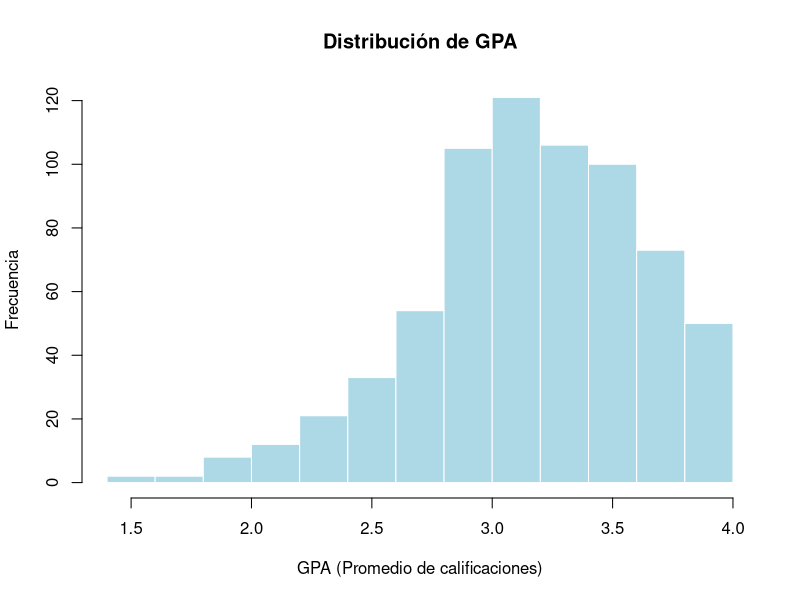
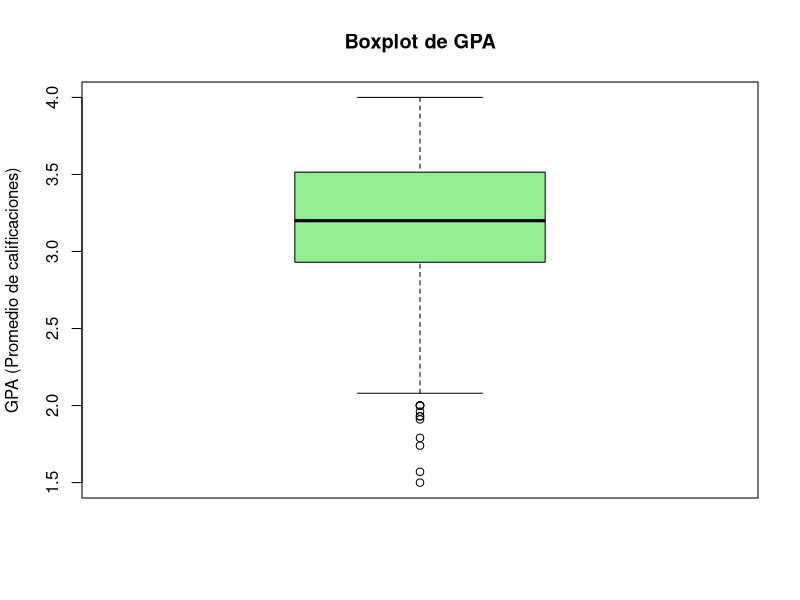
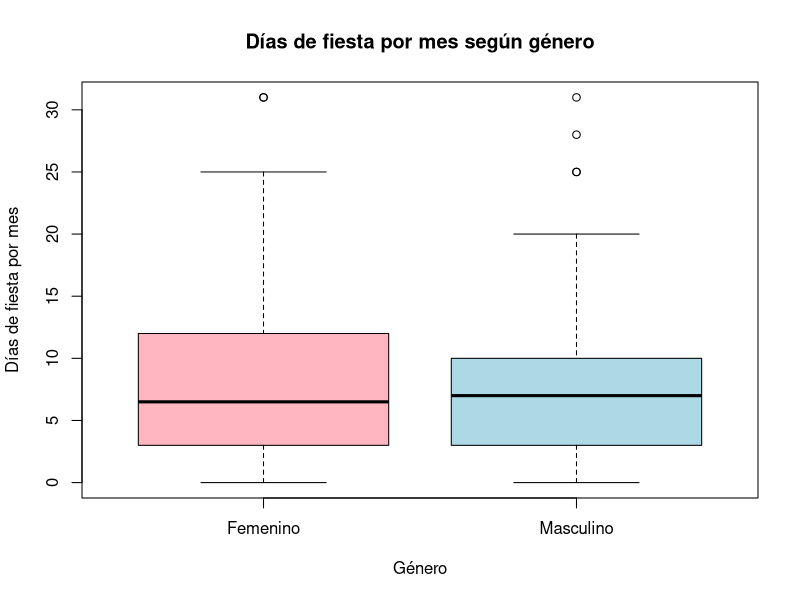

Write R code to recreate these figures, in order. (Note: this script raises an error after producing the figures.)
# Maestría en Ciencia de Datos - FCyT - UADER
# Seminario 1. Técnicas de Análisis en Ciencias de Datos
# Trabajo Práactico 2. Estimación de parámetros. Correlaciones entre variables. Gráficos. Pruebas de Hipóotesis.


# MARTIN ARREJIN - PAMELA BONADEO - SANTIAGO GRINÓVERO - PAOLO ORUNDES CARDINALI
#CODIGO EN REPO https://github.com/orundescardinalipaolo/cdd

# Trabajando con una base de datos.
# Carge en su área de trabajo el archivo Student0405.txt. Esta base contiene datos recolectados durante 2004 a 2005 de estudiantes en clases de estdística de una Universidad de Estados Unidos. Las variables consideradas son: género (Sex), promedio de calificaciones (GPA), importancia de la religión en sus vidas (ReligImp), cantidad de faltas en promedio por semana (MissClass), ubicación en el aula (Seat), días de fiesta en un mes (PartyDays), horas semanales de estudio (StudyHrs). Importe los datos y luego realice las siguientes actividades:


# a) Ejecute comandos para visualizar su base de datos y las variables: attach(datos), View(datos), head(datos), str(datos).

  # Cargar la base de datos
  # datos <- read.table("seminario1/Student0405.txt", header = TRUE)
  
  #View(datos)
  
  # Nos muestra el siguiente error: 
  # Error en scan(file = file, what = what, sep = sep, quote = quote, dec = dec, : line 98 did not have 7 elements

  #¿solucion provisoria? ¿O hay que revisar la fuente?
  #datos <- read.table("Student0405.txt", header = TRUE, fill = TRUE, strip.white = TRUE)

  #solución definitiva usar sep="\t" para separar por tabulaciones
  datos <- read.delim("Student0405.txt", sep="\t", header = TRUE)

  #adjunta la base de datos
  attach(datos)
  
  #abre una nueva ventana tipo excel con los datos
  View(datos)

  str(datos)
  #devuelve:
  # 'data.frame':	690 obs. of  7 variables:
  #   $ Sex      : chr  "Female" "Male" "Female" "Female" ...
  # $ GPA      : chr  "3.70" "3.20" "3.01" "3.77" ...
  # $ ReligImp : chr  "Fairly" "Fairly" "Fairly" "Not" ...
  # $ MissClass: chr  "1" "3" "0" "0" ...
  # $ Seat     : chr  "Back" "Front" "Middle" "Middle" ...
  # $ PartyDays: int  5 3 8 0 8 2 1 2 15 1 ...
  # $ StudyHrs : int  3 30 16 4 12 20 4 15 7 40 ...
   
  #muestra los encabezados
  head(datos)
  
  # Sex  GPA ReligImp MissClass   Seat PartyDays StudyHrs
  # 1 Female 3.70   Fairly         1   Back         5        3
  # 2   Male 3.20   Fairly         3  Front         3       30
  # 3 Female 3.01   Fairly         0 Middle         8       16
  # 4 Female 3.77      Not         0 Middle         0        4
  # 5   Male 3.28      Not         0 Middle         8       12
  # 6 Female 2.80   Fairly         0 Middle         2       20
  
  
# b) Identifique tamaño muestral y cantidad de variables.
  
  nrow(datos)   # cantidad de observaciones (total = 690)
  #salida: [1] 690
  
  ncol(datos)   # cantidad de variables (total = 7)
  #salida: [1] 7
  
  dim(datos)    # muestra ambas cosas: filas y columnas (total 690 7)
  #salida: [1] 690   7
  
 
# c) Determine qué variables son cuantitativas y cuáles son cualitativas. Entre las cuantitativas, ¿hay variables discretas? Las variables cualitativas, ¿qué categorías tienen?
  
  #primero revisamos la estructura
  str(datos)
  summary(datos)
  
  # >   str(datos)
  # 'data.frame':	690 obs. of  7 variables:
  #   $ Sex      : chr  "Female" "Male" "Female" "Female" ...
  # $ GPA      : num  3.7 3.2 3.01 3.77 3.28 2.8 2.5 3.11 3.15 3.44 ...
  # $ ReligImp : chr  "Fairly" "Fairly" "Fairly" "Not" ...
  # $ MissClass: int  1 3 0 0 0 0 3 0 2 0 ...
  # $ Seat     : chr  "Back" "Front" "Middle" "Middle" ...
  # $ PartyDays: int  5 3 8 0 8 2 1 2 15 1 ...
  # $ StudyHrs : int  3 30 16 4 12 20 4 15 7 40 ...

   
  # >   summary(datos)
  # Sex                 GPA          ReligImp           MissClass     
  # Length:690         Min.   :1.500   Length:690         Min.   :0.0000  
  # Class :character   1st Qu.:2.930   Class :character   1st Qu.:0.0000  
  # Mode  :character   Median :3.200   Mode  :character   Median :1.0000  
  # Mean   :3.179                      Mean   :0.9086  
  # 3rd Qu.:3.515                      3rd Qu.:1.0000  
  # Max.   :4.000                      Max.   :6.0000  
  # NA's   :3                          NA's   :1       
  # Seat             PartyDays         StudyHrs    
  # Length:690         Min.   : 0.000   Min.   : 0.00  
  # Class :character   1st Qu.: 3.000   1st Qu.: 6.25  
  # Mode  :character   Median : 7.000   Median :10.00  
  # Mean   : 7.501   Mean   :13.16  
  # 3rd Qu.:11.000   3rd Qu.:16.00  
  # Max.   :31.000   Max.   :70.00  
  # NA's   :4 
  
  #Convertir en tabla para el Rmd:
  # Variable    | Descripción                | Tipo                                                            |
  #   | ----------- | -------------------------- | --------------------------------------------------------------- |
  #   | `Sex`       | Género                     | Cualitativa                                                     |
  #   | `GPA`       | Promedio de calificaciones | Cuantitativa continua                                           |
  #   | `ReligImp`  | Importancia de la religión | Cualitativa ordinal o cuantitativa discreta, según codificación |
  #   | `MissClass` | Faltas promedio por semana | Cuantitativa discreta                                           |
  #   | `Seat`      | Ubicación en el aula       | Cualitativa                                                     |
  #   | `PartyDays` | Días de fiesta en un mes   | Cuantitativa discreta                                           |
  #   | `StudyHrs`  | Horas semanales de estudio | Cuantitativa continua o discreta, según registro                |
     
  
  #Respuesta: Las variables cuantitativas son GPA, MissClass, PartyDays y StudyHrs, ya que representan mediciones o conteos numéricos. Entre ellas, MissClass y PartyDays pueden considerarse discretas porque expresan cantidades contables.
  # Las variables cualitativas son Sex, Seat y ReligIm. La variable Sex clasifica a los estudiantes según género, Seat indica la ubicación en el aula y ReligImp representa una escala de importancia, por lo que se interpreta como cualitativa ordinal.
  
  #Las variables cualitativas, ¿qué categorías tienen?
  
  table(datos$Sex)
  #salida:
  #Female   Male 
  #382    308 
  
  table(datos$Seat)
  #salida:
  # Back  Front Middle 
  # 1    134    151    404 
  
  table(datos$ReligImp)
  # Fairly    Not   Very 
  # 319    222    149 

  #acá preguntar en la clase de consulta por los 0, 1 y 2 que tal vez al estar "dañada" la bd (ejercicio a), está mal intepretando los valores y por eso trae 0, 1 y 2 cuando no debería... (Resuelto en la clase de consulta con Santiago Diaz el 29 de abril de 2026)
  
     
#   d) Obtenga un resumen numérico para GPA que contenga: mínimo, máximo, Q1, Q3, mediana, media, desvío estándar y varianza. Además, realice dos gráficos distintos que le permitan describir la distribución de esta variable. ¿Qué puede decir acerca de su distribución?
  
  resumen_GPA <- data.frame(
    Minimo = min(datos$GPA, na.rm = TRUE),
    Q1 = quantile(datos$GPA, 0.25, na.rm = TRUE),
    Mediana = median(datos$GPA, na.rm = TRUE),
    Media = mean(datos$GPA, na.rm = TRUE),
    Q3 = quantile(datos$GPA, 0.75, na.rm = TRUE),
    Maximo = max(datos$GPA, na.rm = TRUE),
    Desvio_Estandar = sd(datos$GPA, na.rm = TRUE),
    Varianza = var(datos$GPA, na.rm = TRUE)
  )
  
  resumen_GPA
  #Salida:  
  # Minimo  Q1     Mediana    Media    Q3       Maximo   Desvio_Estandar  Varianza
  # 25%     1.5     2.93      3.2     3.179214  3.515 4
  #0.4533599    0.2055352
  

  #Comentario: El histograma permite analizar la forma general de la distribución, mientras que el boxplot permite identificar la mediana, la dispersión y la posible existencia de valores atípicos.
  
  #Gráfico 1: Histograma
  hist(datos$GPA,
       main = "Distribución de GPA",
       xlab = "GPA (Promedio de calificaciones)",
       ylab = "Frecuencia",
       col = "lightblue",
       border = "white")
  
  #Respuesta: En el histograma se observa que la variable GPA presenta valores concentrados alrededor de la zona central hacia la derecha de la distribución más precisamente en el ranzo entre 2.9 y 3.5
  
  #Gráfico 2: Boxplot
  boxplot(datos$GPA,
          main = "Boxplot de GPA",
          ylab = "GPA (Promedio de calificaciones)",
          col = "lightgreen")
  
    #Respuesta: En el boxplot de GPA se observa que la mayoría de las calificaciones se concentran entre aproximadamente 2.9 y 3.5 (coincidente con el diagrama anterior), con una mediana cercana a 3.2 (donde está linea negra en el centro del recuadro, esto quiere decir que la mitad está por debajo de ésta línea y la otra mitad por encima). Además, aparecen algunos valores atípicos inferiores, lo que indica que existen pocos estudiantes con GPA bastante más bajo que el resto. En general, los datos se concentran en valores medios-altos.
  
   
#   e) Realice un resumen numérico y un gráfico que le permita conjeturar si las mujeres van más a fiestas que los varones. Describa lo que observa.
  
  aggregate(PartyDays ~ Sex, data = datos, summary)
  #Salida
  # Sex PartyDays.Min. PartyDays.1st Qu. PartyDays.Median PartyDays.Mean
  # 1 Female       0.000000          3.000000         6.500000       7.539267
  # 2   Male       0.000000          3.000000         7.000000       7.454545
  # PartyDays.3rd Qu. PartyDays.Max.
  # 1         12.000000      31.000000
  # 2         10.000000      31.000000
  
  aggregate(PartyDays ~ Sex, data = datos, mean, na.rm = TRUE)
  #Salida
  # Sex PartyDays
  # 1 Female  7.539267
  # 2   Male  7.454545
  
  
  aggregate(PartyDays ~ Sex, data = datos, median, na.rm = TRUE)
  #Salida
  # Sex PartyDays
  # 1 Female       6.5
  # 2   Male       7.0
  
  aggregate(PartyDays ~ Sex, data = datos, sd, na.rm = TRUE)
  #Salida
  # Sex PartyDays
  # 1 Female  5.458724
  # 2   Male  5.454689
  
  #Gráfico
  boxplot(PartyDays ~ Sex,
          data = datos,
          main = "Días de fiesta por mes según género",
          xlab = "Género",
          ylab = "Días de fiesta por mes",
          names = c("Femenino", "Masculino"),
          col = c("lightpink", "lightblue"))
  
  #otro gráfico
  promedios_party$Genero <- factor(promedios_party$Sex,
                                   levels = c("Female", "Male"),
                                   labels = c("Femenino", "Masculino"))
  
  barplot(promedios_party$PartyDays,
          names.arg = promedios_party$Genero,
          main = "Promedio de días de fiesta según género",
          xlab = "Género",
          ylab = "Promedio de días de fiesta",
          col = c("lightpink", "lightblue"))
  
  ##Respuesta: Éste gráfico no muestra diferencias significativas como el anterior
    #Para analizar si las mujeres van más a fiestas que los varones, se comparó la variable PartyDays según la variable Sex. A partir del resumen numérico y del boxplot, se observa si alguno de los grupos presenta una mediana o media superior. 
  #Si el grupo correspondiente a mujeres presenta valores centrales más altos, podría decirse que asisten a fiestas con mayor frecuencia. Sin embargo, esta observación es descriptiva y no implica por sí sola una diferencia estadísticamente significativa (se aprecia mucho mejor en el segundo gráfico).
 
  
  
# f) Realice un resumen numérico y un gráfico que le permita conjeturar si las calificaciones GPA dependen de la ubicación de aula del alumno. Describa lo que observa.
 
  aggregate(GPA ~ Seat, data = datos, summary)
  #Salida: 
  # Seat GPA.Min. GPA.1st Qu. GPA.Median GPA.Mean GPA.3rd Qu. GPA.Max.
  # 1        2.250000    2.250000   2.250000 2.250000    2.250000 2.250000
  # 2   Back 1.910000    2.805000   3.100000 3.077015    3.400000 4.000000
  # 3  Front 1.740000    3.000000   3.265000 3.251067    3.600000 4.000000
  # 4 Middle 1.500000    2.940000   3.205000 3.188781    3.517500 4.000000
  
  aggregate(GPA ~ Seat, data = datos, mean, na.rm = TRUE)
  #Salida: 
  # Seat      GPA
  # 1        2.250000
  # 2   Back 3.077015
  # 3  Front 3.251067
  # 4 Middle 3.188781
  
  aggregate(GPA ~ Seat, data = datos, median, na.rm = TRUE)
  #Salida: 
  # Seat   GPA
  # 1        2.250
  # 2   Back 3.100
  # 3  Front 3.265
  # 4 Middle 3.205
  
  aggregate(GPA ~ Seat, data = datos, sd, na.rm = TRUE)
  #Salida: 
  # Seat       GPA
  # 1               NA
  # 2   Back 0.4748027
  # 3  Front 0.4486537
  # 4 Middle 0.4408886
  
  
  #Comentario: Aparecen columnas sin etiquetas porque probablemente en el archivo hay valores vacíos, espacios en blanco o datos faltantes mal leídos.
  
  #Comprobación: 
  table(datos$Seat, useNA = "ifany")
  
  #Salida
  # Back  Front Middle 
  # 1    134    151    404
  
  #Para ver las filas problemáticas
  datos[datos$Seat == "" | is.na(datos$Seat), ]
  # Sex  GPA ReligImp MissClass Seat PartyDays StudyHrs
  # 305 Male 2.25     Very         1              4       10
  
  unique(datos$Seat)
  #Limpiamos los espacios en blanco
  datos$Seat <- trimws(datos$Seat)
  
  #Recomprobación: 
  table(datos$Seat, useNA = "ifany")
  #sigue fallando... preguntar en clases
  
  
  #Armamos el gráfico con los datos que tenemos
  boxplot(GPA ~ Seat,
          data = datos,
          main = "GPA según ubicación en el aula",
          xlab = "Ubicación en el aula",
          ylab = "GPA",
          col = "lightblue")
  
  # Limpiamos posibles espacios en blanco
  datos$Seat <- trimws(datos$Seat)
  
  # Convertimos categorías vacías en NA
  datos$Seat[datos$Seat == ""] <- NA
  
  # Verificamos la tabla
  table(datos$Seat, useNA = "ifany")
  
  datos_seat <- subset(datos, !is.na(Seat))
  
  aggregate(GPA ~ Seat, data = datos_seat, summary)
  aggregate(GPA ~ Seat, data = datos_seat, mean, na.rm = TRUE)
  aggregate(GPA ~ Seat, data = datos_seat, sd, na.rm = TRUE)
  
  boxplot(GPA ~ Seat,
          data = datos_seat,
          main = "GPA según ubicación en el aula",
          xlab = "Ubicación en el aula",
          ylab = "GPA",
          names = c("Al fondo", "Al frente", "En el medio"),
          col = "lightblue")
  
  ##Respuesta: Finalmente este gráfico funciona bien excluyendo el NA. Al analizar la variable Seat, se detectó un registro sin categoría asignada. Dado que no es posible identificar la ubicación del estudiante en el aula, dicho valor se consideró como dato faltante (NA) y se excluyó del análisis comparativo de GPA según ubicación. Esta decisión evita interpretar erróneamente el valor vacío como una categoría válida.
  #Los puntos inferiores observados en la categoría “En el medio” representan valores atípicos: estudiantes con GPA más bajo que el resto del grupo. La mayoría de los valores se concentra por encima de esos puntos, dentro del rango principal mostrado por la caja.
    #En el resumen numérico se observa que los estudiantes ubicados en Front (Al frente) presentan el promedio de GPA más alto, seguidos por Middle (En el medio) y luego Back (Al fonde). Sin embargo, las diferencias entre los promedios no parecen ser muy marcadas, por lo que descriptivamente no se observa una separación fuerte entre los grupos.
  

  
  
# g) Realice una tabla de frecuencias absolutas y relativas para la variable Seat y realice dos gráficos distintos que le permitan visualizar esta variable. Describa lo que observa.
  
  #Frecuencias absolutas:
  freq_abs_seat <- table(datos$Seat)
  freq_abs_seat
  #Salida:
  # Back  Front Middle 
  # 134    151    404
  
  #Frecuencias relativas:
  freq_rel_seat <- prop.table(freq_abs_seat)
  freq_rel_seat
  #Salida
  # Back     Front    Middle 
  # 0.1944848 0.2191582 0.5863570 
  
  #Para hacerlo en una tabla completa:
  tabla_seat <- data.frame(
    Seat = names(freq_abs_seat),
    Frecuencia_Absoluta = as.vector(freq_abs_seat),
    Frecuencia_Relativa = as.vector(freq_rel_seat)
  )
  
  tabla_seat
  #Salida
  # Seat Frecuencia_Absoluta Frecuencia_Relativa
  # 1   Back                 134           0.1944848
  # 2  Front                 151           0.2191582
  # 3 Middle                 404           0.5863570
  
  #También podemos expresar las frecuencias relativas en porcentaje:
  tabla_seat$Porcentaje <- tabla_seat$Frecuencia_Relativa * 100
  tabla_seat
  #Salida:
  # Back                 134           0.1944848   19.44848
  # 2  Front                 151           0.2191582   21.91582
  # 3 Middle                 404           0.5863570   58.63570
  
  #Gráfico 1: Barras
  barplot(freq_abs_seat,
          names.arg = c("Al fondo", "Al frente", "En el medio"),
          main = "Frecuencia absoluta de ubicación en el aula",
          xlab = "Ubicación",
          ylab = "Frecuencia",
          col = "lightblue")
  
  #Gráfico 2: Gráfico circular
  pie(freq_abs_seat,
      labels = c("Al fondo", "Al frente", "En el medio"),
      main = "Distribución porcentual de ubicación en el aula",
      col = c("lightblue", "lightgreen", "lightpink"),
      cex = 0.9)
  
  #Comentario: Queda muy feo, así que lo retocamos un poco ya que no se ven bien las etiquetas y las cambiamos mejor a leyendas
  
  porcentajes_seat <- round(prop.table(freq_abs_seat) * 100, 1)
  
  etiquetas_seat <- paste0(
    c("Al fondo", "Al frente", "En el medio"),
    ": ",
    porcentajes_seat,
    "%"
  )
  
  colores_pastel <- c("lightblue", "lightgreen", "lightpink")
  
  pie(freq_abs_seat,
      labels = NA,
      main = "Distribución porcentual de ubicación en el aula",
      col = colores_pastel,
      radius = 0.8)
  
  legend("topright",
         legend = etiquetas_seat,
         fill = colores_pastel,
         cex = 0.8)
  
  #Respuesta: 
  # La variable Seat muestra la distribución de los estudiantes según la ubicación que ocupan en el aula. A partir de la tabla de frecuencias absolutas y relativas se puede identificar cuál es la ubicación más frecuente.
  # Los gráficos permiten visualizar rápidamente si los estudiantes se distribuyen de manera equilibrada entre las categorías o si existe una mayor concentración en alguna ubicación específica.
  #Se observa en el gráfico que al fondo y al frente tienen casi la misma distribución, representando entre ambos un 40% del total, en cambio casi el 60% se ubica en el medio del aula
  
  
  
# h) Realice un gráfico que le permita ver cómo se comporta la variable GPA en función de la cantidad de horas de estudio. ¿Qué observa? ¿Es posible establecer una relación entre ambas?
   
  plot(datos$StudyHrs, datos$GPA,
       main = "GPA en función de las horas de estudio",
       xlab = "Horas semanales de estudio",
       ylab = "GPA",
       pch = 19,
       col = "blue")
  
  abline(lm(GPA ~ StudyHrs, data = datos), col = "red", lwd = 2)
  
  #Respuesta: El gráfico muestra una relación positiva débil entre las horas semanales de estudio y el GPA. La recta de tendencia (abline) tiene una pendiente levemente ascendente, lo que indica que, en general, quienes estudian más horas tienden a tener un GPA algo mayor. Sin embargo, la gran dispersión de los puntos muestra que la relación no es fuerte y que las horas de estudio no explican por sí solas el promedio de calificaciones.

  #Coeficiente de correlación:
  cor(datos$StudyHrs, datos$GPA, use = "complete.obs")
  
  #Salida
  #[1] 0.1618092
  #Respuesta: Como el valor está cerca de 0, indica que la relación lineal entre ambas variables es baja. De las notas tomadas en clases:
  # Correlación cercana a 1  → relación positiva fuerte
  # Correlación cercana a -1 → relación negativa fuerte
  # Correlación cercana a 0  → relación débil o casi inexistente
  
  
  
#   i) Realice un gráfico que le permita ver cómo se comporta la variable GPA en función de la cantidad de horas de estudio, discriminando por sexo. ¿Qué observa?
  
  # plot(datos$StudyHrs, datos$GPA,
  #      main = "GPA según horas de estudio, discriminado por sexo",
  #      xlab = "Horas semanales de estudio",
  #      ylab = "GPA",
  #      pch = 19,
  #      col = ifelse(datos$Sex == unique(datos$Sex)[1], "blue", "red"))
  # 
  # legend("bottomright",
  #        legend = c("Femenino", "Masculino"),
  #        title = "Género",
  #        col = c("blue", "red"),
  #        pch = 19)
  
  
  library(ggplot2)
  
  ggplot(datos, aes(x = StudyHrs, y = GPA, color = Sex)) +
    geom_point() +
    geom_smooth(method = "lm", se = FALSE) +
    labs(title = "GPA según horas de estudio, discriminado por género",
         x = "Horas semanales de estudio",
         y = "GPA",
         color = "Género") +
    scale_color_manual(
      values = c("Female" = "lightpink", "Male" = "lightblue"),
      labels = c("Female" = "Femenino", "Male" = "Masculino")
    )
  
  # Respuesta: Al discriminar por género, se observa que tanto en femenino como en masculino existe una leve tendencia positiva entre horas de estudio y GPA. La relación parece algo más marcada en el grupo masculino, aunque en ambos casos los puntos están bastante dispersos. Por lo tanto, no puede afirmarse una relación fuerte entre ambas variables.
  
  
  
   
#   j) Realice una prueba de hipótesis que le permita comparar el promedio de las calificaciones por género; no hay sospechas previas. Escriba H0 y H1. Concluya teniendo en cuenta el p-value. Analice el cumplimiento de supuestos: normalidad de cada grupo y homogeneidad de varianzas.
  
  ### Normalidad de cada grupo
  #Como no hay sospechas previas, corresponde una prueba bilateral.
  
  # Hipótesis
   
  # H0: No existen diferencias entre el promedio de GPA de mujeres y varones.
  # Es decir: μ₁ = μ₂
   
  # H1: Existen diferencias entre el promedio de GPA de mujeres y varones.
  # Es decir: μ₁ ≠ μ₂
  
  
  #Primero vemos los grupos:
    
  table(datos$Sex)
  #Salida:
  # Female   Male 
  # 382    308
  
  #Resumen por género
  aggregate(GPA ~ Sex, data = datos, mean, na.rm = TRUE)
  aggregate(GPA ~ Sex, data = datos, sd, na.rm = TRUE)
  aggregate(GPA ~ Sex, data = datos, length)
  
  #Salida:
  # > aggregate(GPA ~ Sex, data = datos, mean, na.rm = TRUE)
  # Sex      GPA
  # 1 Female 3.256887
  # 2   Male 3.083636
  # >   aggregate(GPA ~ Sex, data = datos, sd, na.rm = TRUE)
  # Sex       GPA
  # 1 Female 0.4245070
  # 2   Male 0.4698712
  # >   aggregate(GPA ~ Sex, data = datos, length)
  # Sex GPA
  # 1 Female 379 #no entiendo porque la longitud es diferente a la salida table(datos$Sex), puede ser que la diferencia se debe probablemente a que hay 3 casos femeninos con GPA faltante
  # 2 Male 308
  
  # Supuesto de normalidad
  # Aplicamos Shapiro-Wilk por grupo:
  
  by(datos$GPA, datos$Sex, shapiro.test)
  
  #Salida:
  # datos$Sex: Female
  # 
  # Shapiro-Wilk normality test
  # 
  # data:  dd[x, ]
  # W = 0.97121, p-value = 7.976e-07
  # 
  # ------------------------------------------------------------------------ 
  #   datos$Sex: Male
  # 
  # Shapiro-Wilk normality test
  # 
  # data:  dd[x, ]
  # W = 0.98234, p-value = 0.0007651
  
  #Respuesta:
  #En el grupo femenino se obtuvo un p-value de 7.976e-07 (0.000000797) y en el grupo masculino un p-value de 0.0007651, ambos valores son menores que 0,05, por lo tanto se rechaza la hipótesis de normalidad en ambos grupos según el test de Shapiro-Wilk.
  
  
  ### Homogeneidad de varianzas
  #Opción 1: test de Fisher, si hay solo dos grupos.
  #Opción 2: test de Levene, usando el paquete car.
  
      #Opción 1: test de Fisher
      var.test(GPA ~ Sex, data = datos)
  
      #Salida
      # F test to compare two variances
      # 
      # data:  GPA by Sex
      # F = 0.81623, num df = 378, denom df = 307, p-value = 0.06062
      # alternative hypothesis: true ratio of variances is not equal to 1
      # 95 percent confidence interval:
      #   0.6586425 1.0091053
      # sample estimates:
      #   ratio of variances 
      # 0.816229
  
      #Opción 2: test de Levene.
      library(car)
      leveneTest(GPA ~ Sex, data = datos)
  
      #Salida
      #       Levene's Test for Homogeneity of Variance (center = median)
      #        Df F value Pr(>F)
      # group   1   1.869  0.172
      #       685               
      # Aviso:
      # In leveneTest.default(y = y, group = group, ...) : group coerced to factor.
      
      # Respuesta:
      # Si p-value > 0,05 → no se rechaza la igualdad de varianzas.
      # Si p-value < 0,05 → se rechaza la igualdad de varianzas.
      # Pr(>F) = 0.172 es decir 0.172 > 0.05 por lo tanto no se rechaza la hipótesis de igualdad de varianzas. Por lo tanto, puede considerarse que las varianzas de GPA entre mujeres y varones son homogéneas.

      ### Hastá acá se analizaron los supuestos, pero se pide explícitamente realizar una prueba de hipótesis que le permita comparar el promedio de las calificaciones por género, para ello hacemos la prueba t para comparar medias, entonces después del análisis de normalidad y varianzas hay que agregar el t.test().
      
      t.test(GPA ~ Sex,
             data = datos,
             alternative = "two.sided",
             var.equal = TRUE)
      
      #Salida:
      # Two Sample t-test
      # 
      # data:  GPA by Sex
      # t = 5.0703, df = 685, p-value = 5.119e-07
      # alternative hypothesis: true difference in means between group Female and group Male is not equal to 0
      # 95 percent confidence interval:
      #   0.1061600 0.2403404
      # sample estimates:
      #   mean in group Female   mean in group Male 
      # 3.256887             3.083636 
      
      # Si bien el supuesto de normalidad no se cumple según Shapiro-Wilk, los tamaños muestrales son grandes en ambos grupos, por lo que la prueba t puede considerarse robusta frente a desviaciones de normalidad.
      
      
      # Respuesta: Se realizó una prueba t bilateral para comparar el promedio de GPA entre mujeres y varones. La hipótesis nula plantea que no existen diferencias entre los promedios de ambos grupos, mientras que la hipótesis alternativa plantea que sí existen diferencias.
      
      # Dado que el p-value obtenido en la prueba t es menor que 0,05, se rechaza la hipótesis nula. Por lo tanto, se concluye que existen diferencias estadísticamente significativas entre el promedio de GPA de mujeres y varones.
      
      # A partir de los promedios muestrales, se observa que el grupo femenino (3.256887) presenta un GPA promedio mayor que el grupo masculino (3.083636).
      
      
      
      
# k) Si no hay diferencias significativas del promedio de calificaciones según el género, realice una estimación a través de un IC del 98 % para la verdadera calificación media.
